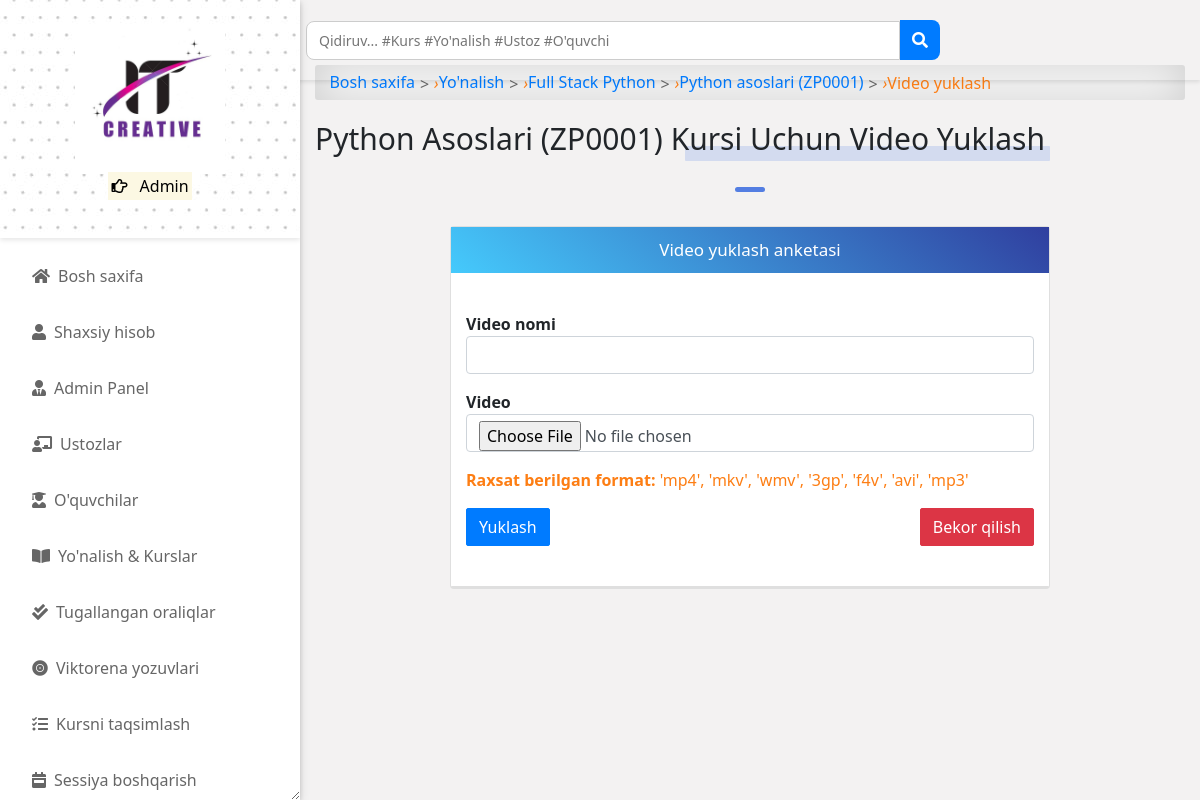
Page /programs/course/python-asoslari/video_tutorials/upload/ (signed in) on the committed database.
### accounts/models.py (models this page shows, shortened)
class User(AbstractUser):
    is_student = models.BooleanField(default=False)
    is_lecturer = models.BooleanField(default=False)
    is_parent = models.BooleanField(default=False)
    is_dep_head = models.BooleanField(default=False)
    phone = models.CharField(max_length=60, blank=True, null=True)
    address = models.CharField(max_length=60, blank=True, null=True)
    picture = models.ImageField(upload_to='profile_pictures/%y/%m/%d/', default='default.png', null=True)
    email = models.EmailField(blank=True, null=True)
    username_validator = ASCIIUsernameValidator()
    objects = UserManager()
    @property
    def get_user_role(self):
        if self.is_superuser:
            return "Admin"
        elif self.is_student:
            return "Talaba"  # Tarjima qilindi
        elif self.is_lecturer:
            return "O'qituvchi"  # Tarjima qilindi
        elif self.is_parent:
            return "Ota-Ona"  # Tarjima qilindi

### course/models.py (models this page shows, shortened)
class Course(models.Model):
    slug = models.SlugField(blank=True, unique=True)
    title = models.CharField(max_length=200, null=True)
    code = models.CharField(max_length=200, unique=True, null=True)
    credit = models.IntegerField(null=True, default=0)
    summary = models.TextField(max_length=200, blank=True, null=True)
    program = models.ForeignKey(Program, on_delete=models.CASCADE)
    level = models.CharField(max_length=25, choices=DARAJALAR, null=True)
    year = models.IntegerField(choices=YILLAR, default=0)
    semester = models.CharField(choices=SEMESTR, max_length=200)
    is_elective = models.BooleanField(default=False, blank=True, null=True)
    objects = CourseManager()
    def __str__(self):
        return "{0} ({1})".format(self.title, self.code)

class Program(models.Model):
    title = models.CharField(max_length=150, unique=True)
    summary = models.TextField(null=True, blank=True)
    objects = ProgramManager()
    def __str__(self):
        return self.title

### course/views.py (the view)
# urls.py: path('course/<slug>/video_tutorials/upload/', handle_video_upload, name='upload_video'),
@login_required
@lecturer_required
def handle_video_upload(request, slug):
    course = Course.objects.get(slug=slug)
    if request.method == 'POST':
        form = UploadFormVideo(request.POST, request.FILES, {'course': course})
        if form.is_valid():
            form.save()
            messages.success(request, (request.POST.get('title') + ' muvafaqiyatli yuklandi..'))
            return redirect('course_detail', slug=slug)
    else:
        form = UploadFormVideo()
    return render(request, 'upload/upload_video_form.html', {
        'title': "Video yuklash | IT Creative LMS",
        'form': form, 'course': course
    })

### course/forms.py
class UploadFormVideo(forms.ModelForm):
    class Meta:
        model = UploadVideo
        fields = ('title', 'video', 'course',)
    def __init__(self, *args, **kwargs):
        super().__init__(*args, **kwargs)
        self.fields['title'].widget.attrs.update({'class': 'form-control'})
        self.fields['video'].widget.attrs.update({'class': 'form-control'})
        self.fields['title'].label = "Video nomi"
        self.fields['video'].label = "Video"
        self.fields['course'].label = "Kurs"

### templates/upload/upload_video_form.html (shortened to what this page needs)
{% extends 'base.html' %}
{% load crispy_forms_tags %}
{% block content %}
<div id="input-nav"><a href="{% url 'home' %}" class="primary1">Bosh saxifa</a>
     <i>&rsaquo;</i> <a href="{% url 'programs' %}" class="primary1">Yo'nalish</a> <i>&rsaquo;</i>
     <a href="{% url 'program_detail' course.program.id %}" class="primary1"> {{ course.program }}</a> <i>&rsaquo;</i>
     <a href="{% url 'course_detail' course.slug %}" class="primary1">{{ course }}</a>
      <i>&rsaquo;</i> Video yuklash</div>
<p class="title-1">{{ course }} kursi uchun video yuklash</p>
<div class="title-line"></div><br>
<div class="row">
<div class="col-md-8 p-0 mx-auto">
    <div class="card">
    <p class="form-title">Video yuklash anketasi</p><br>
    <form action="" method="POST" enctype="multipart/form-data">{% csrf_token %}
        <div class="container">
            <div class="form-group">
                <b>Video nomi</b>{{ form.title }}
            </div>
            <div class="form-group">
                <b>Video</b><br>{{ form.video }}
            </div>
            <p class="text-orange"><b>Raxsat berilgan format: </b>'mp4', 'mkv', 'wmv', '3gp', 'f4v', 'avi', 'mp3'</p>
            <div class="form-group">
                <button class="btn btn-primary" type="submit">Yuklash</button>
                <a class="btn btn-danger" href="{% url 'course_detail' course.slug %}" style="float: right;">Bekor qilish</a>
            </div>
        </div>
        <br>
        <div class="card">
    </form>
</div>
</div>
{% endblock content %}

### templates/aside.html (shortened to what this page needs)
{% load static %}
<head>
</head>
<div id="side-nav">
	<div class="main-menu">
		<div class="top-side text-center py-4" style="background-image: url({% static 'img/dotted.jpg' %});">
			<img src="{% static 'img/logo.png' %}" width="150px" alt="IT Creative">
			<p class="text-orange">
				<mark>
					<i class="far fa-hand-point-right"></i>
					{{ request.user.get_user_role }}
				</mark>
			</p>
		</div>
		{% url 'home' as hom %} {% url 'dashboard' as dash %} {% url 'profile' as prof %}
		{% url 'lecturer_list' as lec %}
		{% url 'student_list' as stu %} {% url 'course_allocation_view' as cav %}
		{% url 'programs' as pro %} {% url 'session_list' as sess %} {% url 'semester_list' as sem %}
		{% url 'quiz_progress' as qpr %} {% url 'quiz_marking' as qce %} {% url 'user_course_list' as ucl %}
		{% url 'admin_panel' as admin_p %}
		<ul>
			<li class="{% if request.path == hom %}active{% endif %}">
				<a href="{% url 'home' %}"><i class="fas fa-home"></i>Bosh saxifa</a>
			</li>
			<li class="{% if request.path == prof %}active{% endif %}">
				<a href="{% url 'profile' %}"><i class="fas fa-user"></i>Shaxsiy hisob</a>
			</li>
			{% if request.user.is_superuser %}
			<li class="{% if request.path == admin_p %}active{% endif %}">
				<a href="{% url 'admin_panel' %}"><i class="fas fa-user-tie"></i>Admin Panel</a>
			</li>
			<li class="{% if request.path == lec %}active{% endif %}">
				<a href="{% url 'lecturer_list' %}"><i class="fas fa-chalkboard-teacher"></i>Ustozlar</a>
			</li>
			<li class="{% if request.path == stu %}active{% endif %}">
				<a href="{% url 'student_list' %}"><i class="fas fa-user-graduate"></i>O'quvchilar</a>
			</li>
			{% endif %}
			<li class="{% if request.path == pro %}active{% endif %}">
				<a href="{% url 'programs' %}"><i class="fas fa-book-open"></i>Yo'nalish & Kurslar</a>
			</li>
			{% if request.user.is_superuser or request.user.is_lecturer %}
			<li class="{% if request.path == qce %}active{% endif %}">
				<a href="{% url 'quiz_marking' %}"><i class="fas fa-check-double"></i>Tugallangan oraliqlar</a>
			</li>
			{% endif %}
			{% if request.user.is_superuser %}
			<li class="{% if request.path == qpr %}active{% endif %}">
				<a href="{% url 'quiz_progress' %}"><i class="fas fa-record-vinyl"></i>Viktorena yozuvlari</a>
			</li>
			<li class="{% if request.path == cav %}active{% endif %}">
				<a href="{% url 'course_allocation_view' %}"><i class="fas fa-tasks"></i>Kursni taqsimlash</a>
			</li>
			<li class="{% if request.path == sess %}active{% endif %}">
				<a href="{% url 'session_list' %}"><i class="fas fa-calendar-week"></i>Sessiya boshqarish</a>
			</li>
			{% endif %}
			<br />
		</ul>
	</div>
</div>

### static/css/all.css (style rules this page uses)
.fa, .fas, .far, .fal, .fad, .fab { -moz-osx-font-smoothing: grayscale; -webkit-font-smoothing: antialiased; display: inline-block; font-style: normal; font-variant: normal; text-rendering: auto; line-height: 1; }
.fa-book-open:before { content: "\f518"; }
.fa-calendar-week:before { content: "\f784"; }
.fa-chalkboard-teacher:before { content: "\f51c"; }
.fa-check-double:before { content: "\f560"; }
.fa-hand-point-right:before { content: "\f0a4"; }
.fa-home:before { content: "\f015"; }
.fa-record-vinyl:before { content: "\f8d9"; }
.fa-tasks:before { content: "\f0ae"; }
.fa-user:before { content: "\f007"; }
.fa-user-graduate:before { content: "\f501"; }
.fa-user-tie:before { content: "\f508"; }
.far { font-family: 'Font Awesome 5 Free'; font-weight: 400; }
.fa, .fas { font-family: 'Font Awesome 5 Free'; font-weight: 900; }

### static/css/style.css (style rules this page uses)
*, body { font-family: "Rubik", sans-serif; }
body { background-color: #f3f2f2; }
.btn { border-radius: 2px; }
.text-orange { color: #fd7e14; }
li { list-style: none; }
#side-nav { width: 300px; position: fixed; left: 0; top: 0; bottom: 0; display: -webkit-box; display: -ms-flexbox; display: flex; -webkit-box-orient: vertical; -webkit-box-direction: normal; -ms-flex-direction: column; flex-direction: column; -webkit-box-pack: justify; -ms-flex-pack: justify; justify-content: space-between; z-index: 100; overflow-y: auto; resize: horizontal; background-color: #fff; -webkit-box-shadow: 0 2px 5px 0 rgba(0, 0, 0, 0.16), 0 2px 10px 0 rgba(0, 0, 0, 0.12); box-shadow: 0px 2px 5px 0px rgba(0, 0, 0, 0.16), 0px 2px 10px 0px rgba(0, 0, 0, 0.12); -webkit-transition: 0.3s; transition: 0.3s; }
#side-nav i { margin-right: 8px; }
#side-nav .top-side { background: #f5f5f5; -webkit-box-shadow: 0px 2px 5px 0px rgba(0, 0, 0, 0.1); box-shadow: 0px 2px 5px 0px rgba(0, 0, 0, 0.1); margin-bottom: 10px; padding: 0.5rem 2rem; }
#side-nav ul { padding: 0; }
#side-nav ul li { list-style: none; }
#side-nav ul li a { display: -webkit-box; display: -ms-flexbox; display: flex; -webkit-box-align: center; -ms-flex-align: center; align-items: center; padding: 1rem 2rem; color: #666; border-radius: 0 2em 2em 0; -webkit-transition: 0.25s; transition: 0.25s; }
#input-nav { display: -webkit-box; display: -ms-flexbox; display: flex; -ms-flex-wrap: wrap; flex-wrap: wrap; -webkit-box-align: center; -ms-flex-align: center; align-items: center; padding: 0.3rem 0.9rem; margin-bottom: 1rem; color: #fd7e14; border-radius: 3px; background-color: #fff !important; -webkit-box-shadow: inset 0 0 2.5rem rgba(0, 0, 0, 0.2); box-shadow: inset 0 0 2.5rem rgba(0, 0, 0, 0.2); }
#input-nav a { color: #007bff; }
#input-nav a::after { content: ">"; color: #666; margin: 0 5px; vertical-align: middle; }
a { color: #666; text-decoration: none; }
.form-group { margin-bottom: 1rem; }
.title-1 { position: relative; display: inline-block; font-family: inherit; text-transform: capitalize; font-weight: 400; font-size: 30px; border-radius: 0.2em; }
.title-1::before { content: ""; position: absolute; bottom: 0; right: -5px; width: 50%; height: 15px; z-index: -1; border-radius: 1px; background-color: rgba(83, 126, 226, 0.2); }
.title-line { width: 30px; height: 5px; background-color: #537ee2; border-radius: 2em; margin: 10px auto; }
.form-title { display: -webkit-box; display: -ms-flexbox; display: flex; -webkit-box-align: center; -ms-flex-align: center; align-items: center; -webkit-box-pack: center; -ms-flex-pack: center; justify-content: center; font-weight: 400; font-size: 17px; padding: 10px; background: linear-gradient(40deg, #45cafc, #303f9f); color: #fff; text-align: center; margin-bottom: 15px; }

### templates/base.html (style rules this page uses)
* { -webkit-user-select: none; -moz-user-select: none; -ms-user-select: none; user-select: none; }
body { -webkit-touch-callout: none; }

### templates/aside.html (style rules this page uses)
.top-side { background-size: cover; background-position: top center; }
* { -webkit-user-select: none; -moz-user-select: none; -ms-user-select: none; user-select: none; }
body { -webkit-touch-callout: none; }

### templates/navbar.html (style rules this page uses)
* { margin: 0; padding: 0; box-sizing: border-box; font-family: 'Segoe UI', Tahoma, Geneva, Verdana, sans-serif; }

### rows in the picture
User: user.get_user_role "Admin"
Course: program "Full Stack Python", title+code "Python asoslari (ZP0001)", title+code "Python Asoslari (ZP0001)"
